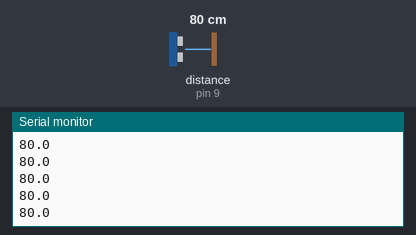
Simulated run of this sketch. Board: Arduino Uno, built with avr-gcc and run on an emulated ATmega328P. Shown: the last lines printed to the serial monitor. Wiring (inferred from the names in the program): ultrasonic range finder: trigger pin 8; echo pin 9. The test bench sets the inputs (shaded band); at power-on: distance to the obstacle (sensor on pin 9) 80 cm. The echo pulse lasts 58.3 µs per cm.

Above: at 1.2 s.
1.3 s: distance to the obstacle (sensor on pin 9) set to 2 cm
At 1.59 s:
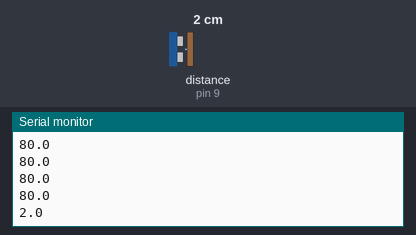
2.8 s: distance to the obstacle (sensor on pin 9) set to 4 cm
At 2.8 s:
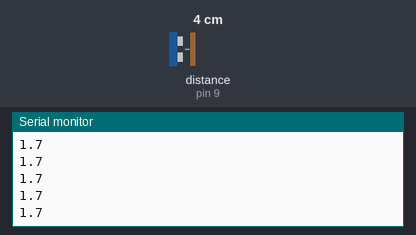
Timing chart, 0 to 5.8 s (numbered marks = the images above; inputs shaded):
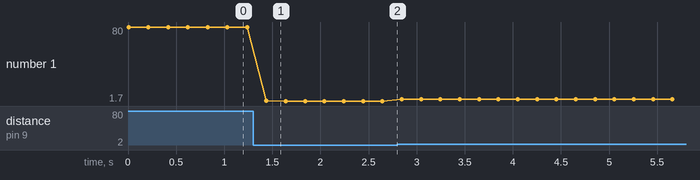

Measured:
- after the input at 1.3 s, the serial monitor: prints a new line after 0.14 s (image 1)
- plotted number 1: 80 → 1.7 after the input at 1.3 s, 1.7 → 3.7 after the input at 2.8 s

The sketch:

IRTEST.ino
```cpp
// ---- HC-SR04 Pins ----
const int TRIG_PIN = 8;
const int ECHO_PIN = 9;

// -----------------------

void setup() {
  Serial.begin(57600);     // Match your PCB UART baud rate
  pinMode(TRIG_PIN, OUTPUT);
  pinMode(ECHO_PIN, INPUT);
}

float readDistanceCm() {
  digitalWrite(TRIG_PIN, LOW);
  delayMicroseconds(2);

  digitalWrite(TRIG_PIN, HIGH);
  delayMicroseconds(10);
  digitalWrite(TRIG_PIN, LOW);

  unsigned long duration = pulseIn(ECHO_PIN, HIGH, 30000); // 30ms timeout

  if (duration == 0) return -1.0; // no echo

  return (duration * 0.0343) / 2.0;
}

void loop() {
  float distance = readDistanceCm();

  Serial.println(distance, 1);  // Example: 123.4
  delay(200);                   // 5 readings per second
}
```
